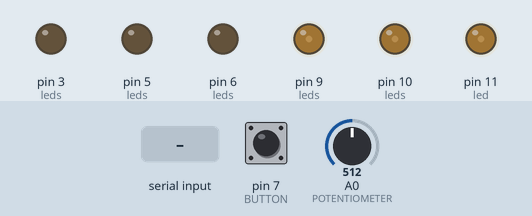
Recording of a sketch running on a simulated Arduino Uno, built with avr-gcc and run on an emulated ATmega328P. Parts: output pins drawn as LEDs (lit = HIGH). Inputs (shaded band) come from the test bench; at power-on: A0 (POTENTIOMETER) = 512, pin 7 (BUTTON) HIGH.

Above: at 1.2 s.
1.3 s: A0 (POTENTIOMETER) set to 661
2.8 s: A0 (POTENTIOMETER) set to 687
At 3.2 s:
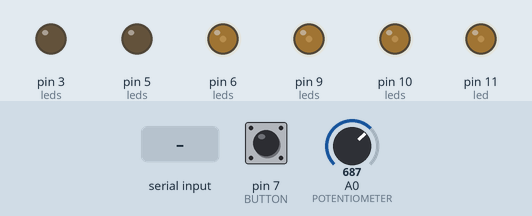
4.3 s: pin 7 (BUTTON) pulled LOW for 0.15 s
At 4.39 s:
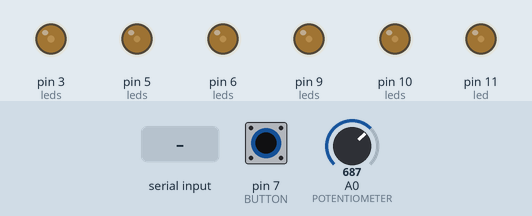
6.0 s: "90 45\n" received over Serial
At 6.8 s:
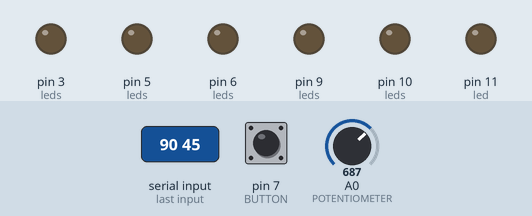
8.9 s: "1" received over Serial
At 10.6 s:
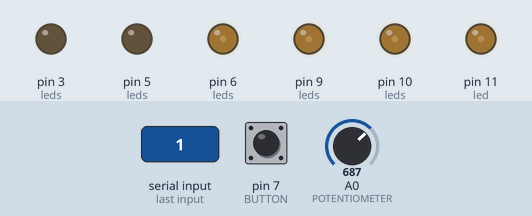
11.4 s: pin 7 (BUTTON) pulled LOW for 1 s
At 12.2 s:
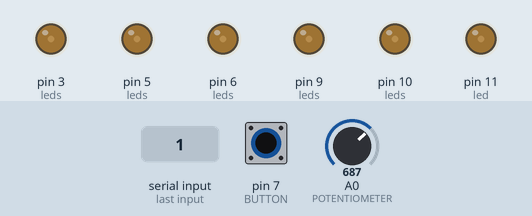
Timing chart, 0 to 12.7 s (numbered marks = the images above; inputs shaded):
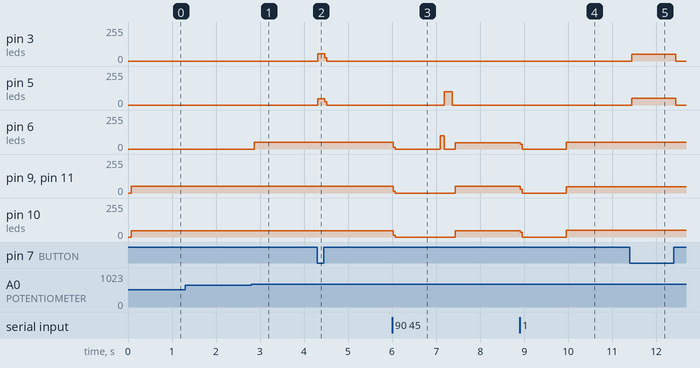

Measured:
- the behaviour switches between 679 and 680 on A0 (POTENTIOMETER) (found by bisection; images 0 and 1)
- after the input at 2.8 s, pin 6 (leds): 0/255 → 51/255 after 0.07 s
- after the input at 4.3 s, pin 3 (leds): 0/255 → 54/255 at once, → 0/255 0.16 s later; pin 5 (leds): 0/255 → 47/255 at once, → 0/255 0.16 s later
- after the input at 6.0 s, pin 5 (leds): 0/255 → 100/255 after 1.2 s, → 0/255 0.18 s later; pin 6 (leds): 51/255 → 0/255 at once, → 100/255 1.1 s later, → 0/255 0.09 s later, → 48/255 0.25 s later; pin 9 (leds), pin 11 (led): 52/255 → 0/255 at once, → 51/255 1.4 s later; pin 10 (leds): 48/255 → 0/255 at once, → 48/255 1.4 s later
- after the input at 8.9 s, pin 6 (leds), pin 10 (leds): 48/255 → 0/255 at once, → 51/255 1.0 s later; pin 9 (leds), pin 11 (led): 51/255 → 0/255 at once, → 48/255 1.0 s later
- after the input at 11.4 s, pin 3 (leds), pin 5 (leds): 0/255 → 50/255 at once, → 0/255 1.0 s later

The sketch:

Arduino-Project1.ino
```cpp
//Defining led diodes pin.
#define LED_R1 11
#define LED_R2 10

#define LED_Y1 9
#define LED_Y2 6

#define LED_G1 5
#define LED_G2 3

//Defining button digital pin.
#define BUTTON 7

//Defining potentiometer analog pin
#define POTENTIOMETER 0

//Value for button
int buttonVal = 0;

//Max level for diodes to light
int diodeMaxVal = 100;

//Value for potentiometer
int potVal = 0;

//Current ledLight power
int ledLight = 0;

//Is potFunkA active
int isPotA = 0;

//Are diodes power incrementing or decrementing
int isInc = 1;

//All leds
int leds[] = {LED_R1, LED_R2, LED_Y1, LED_Y2, LED_G1, LED_G2};

//Number of leds total
int numOfLeds = 6;

//Input String for buffer
String inputString;

void setup() {

  Serial.begin(9600);

//pinMode for all leds
  for(int i = 0; i < numOfLeds; i++) {
      pinMode(leds[i], OUTPUT);
  }
  pinMode(BUTTON, INPUT);
  pinMode(POTENTIOMETER, INPUT);
}

void loop() {

  if(Serial.available()) {
    serialControl();
  }
  else {
  //Reading the input value of button. If button == high == 1 then it's clicked on it, if button == LOW == 0 then it's released
    buttonVal = digitalRead(BUTTON);

  //Reading the input valufe of potentiometer. 0 - 1023.
    potVal = analogRead(POTENTIOMETER);

    if(!buttonVal) {  //if button is released then do funkA
      potFunkA();
    }
    else {            //if button is held then do funB
      potFunkB();
    }
  }
}

//Serial controling arduino lightshow. First number is delay for each diode to light up on maximum power, second number is order of diods to light.
void serialControl() {
  for(int i = 0; i < numOfLeds; i++) {
    analogWrite(leds[i], 0);
  }

  inputString = Serial.readString();
  int delayTime = (inputString.substring(0, inputString.indexOf(' '))).toInt();
  inputString = inputString.substring(inputString.indexOf(' '), inputString.length());
  int led;
  for(int i = 0; i < inputString.length(); i++){
      char ch = inputString.charAt(i);
      switch(ch) {
        case '1': led = LED_R1; break;
        case '2': led = LED_R2; break;
        case '3': led = LED_Y1; break;
        case '4': led = LED_Y2; break;
        case '5': led = LED_G1; break;
        case '6': led = LED_G2; break;
      }

    analogWrite(led, 100);
    delay(delayTime);
    analogWrite(led, 0);
  }
}

//Increment and decrement power of light in diodes. Potentiometer decides speed of incrementing and decrementing
void potFunkA() {
  isPotA = 1;

  if(ledLight < diodeMaxVal && isInc == 1) {
    funkLedInc(leds, numOfLeds);
  }
  else {
    funkLedDec(leds, numOfLeds);
  }
}

//Increment and decrement power of light in diodes. Potentiometer decides number of active diodes
void potFunkB() {
  isPotA = 0;

  int currentAct = potVal/170; //1023 / 6 = 170.5

  //Temporary array of diodes for lightshow.
  int tempLeds[currentAct];

  for(int i = 0; i < currentAct; i++) {
    tempLeds[i] = leds[i];
  }

  if(ledLight < diodeMaxVal && isInc == 1) {
    funkLedInc(tempLeds, currentAct);
  }
  else {
    funkLedDec(tempLeds, currentAct);
  }
}

//Function for incrementing the power of light in diodes alternately.
void funkLedInc(int diods[], int n) {
  //Checking if we came to funkLedInc from potFunkA or potFunkB. If potFunkB then turn off all diodes except these in the temporary array.
  if(!isPotA) {
    for(int j = n; j < numOfLeds; j++) {
      analogWrite(leds[j], 0);
    }
  }

  for(int i = 0; i < n; i++) {
    if(i%2 == 0) {
      analogWrite(diods[i], ledLight);
    }
    else {
      analogWrite(diods[i], diodeMaxVal - ledLight);
    }
  }

  if(potVal >= 200 && isPotA == 1) {
    ledLight += potVal/50;
    if(ledLight > 100) {
      ledLight = 100;
    }
  }
  else {
    ledLight += 2;
  }

  if(ledLight >= 100) {
    isInc = 0;
  }
}

//Function for decrementing the power of light in diodes alternately.
void funkLedDec(int diods[], int n) {
  for(int i = 0; i < n; i++) {
    if(i%2 == 0) {
      analogWrite(diods[i], ledLight);
    }
    else {
      analogWrite(diods[i], diodeMaxVal - ledLight);
    }
  }

  if(potVal >= 200 && isPotA == 1) {
    ledLight -= potVal/50;
    if(ledLight < 0) {
      ledLight = 0;
    }
  }
  else {
    ledLight -= 2;
  }

  if(ledLight <= 0) {
    isInc = 1;
  }
}
```
